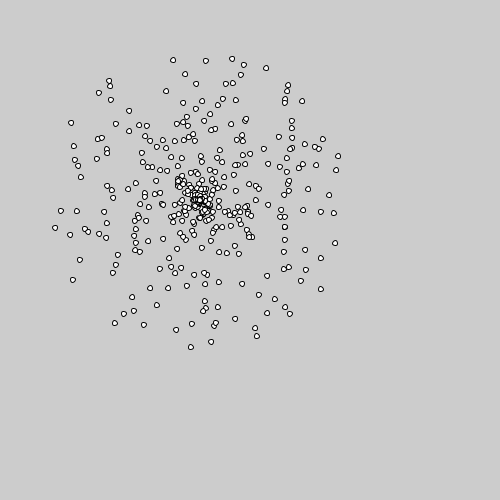
Frame 1 (no input)
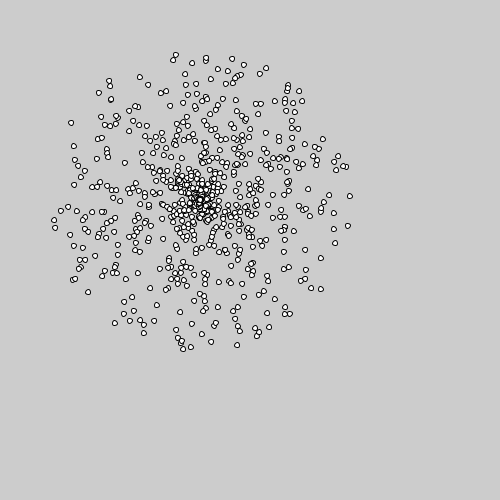
Frame 2 (the mouse pressed at the canvas centre, redrawn once)

The Processing sketch that drew these frames (run headless with seeded random() and noise(); the mouse was pressed at the canvas centre and the sketch redrawn once):

// Processing sketch: particles
// ── particles.pde
ArrayList<PVector> points = new ArrayList();

int numParticles;
float particleMaxRadius; 

void setup() {
  size(500, 500);
  fill(255);
  
  // add points to arraylist
  points.add( new PVector(200, 200));
  //points.add( new PVector(400, 300)); 
  
  particleMaxRadius = 150;
  numParticles = 400;
  println("setup is working");
}

void draw() {
  //background(255);
  // loop through all the points
  
  for(int i = 0; i < points.size(); i++) {
    // get the point
    PVector p = points.get(i);
    //println(points.size());
    //delay(50000);
    println("I am after pause");
   
    // draw numParticles particles around point
    for(int j = 0; j < numParticles; j++) {
      println("entering j");
      float radius = particleMaxRadius - (sin(radians((j % 90))) * particleMaxRadius);
      float rot = random(360);
      float x = cos(radians(rot)) * radius;
      float y = sin(radians(rot)) * radius;
      ellipse(p.x + x, p.y + y, 5, 5); 
      println("getting to the second loop");
    }
  }
  
  noLoop();
}
